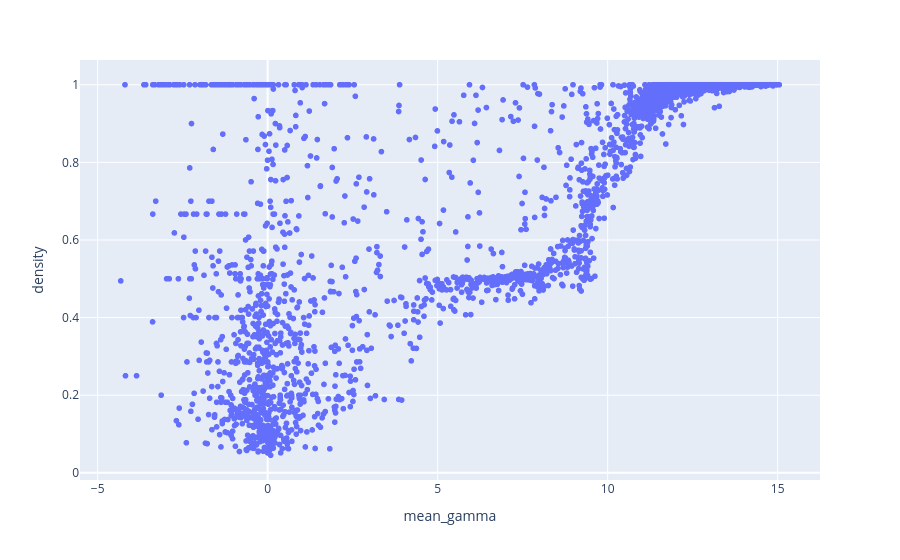

Here is the notebook cell this chart was saved with:
### Code cell
px.scatter(
    graphdf.filter(pl.col("wtime") > 5e6),
    x="mean_gamma",
    y="density"
)

### Figure 1 — Plotly figure (JSON) as saved in the notebook; plotly's stock layout.template omitted (floating-point values rounded to 4 significant figures; data arrays with more than 128 entries replaced by an {"elided": "..."} marker saying what was removed)
{"data": [{"hovertemplate": "mean_gamma=%{x}<br>density=%{y}<extra></extra>", "legendgroup": "", "marker": {"color": "#636efa", "symbol": "circle"}, "mode": "markers", "name": "", "showlegend": false, "type": "scattergl", "x": {"elided": "3104 float values"}, "xaxis": "x", "y": {"elided": "3104 float values"}, "yaxis": "y"}], "layout": {"legend": {"tracegroupgap": 0}, "margin": {"t": 60}, "xaxis": {"anchor": "y", "domain": [0, 1], "title": {"text": "mean_gamma"}}, "yaxis": {"anchor": "x", "domain": [0, 1], "title": {"text": "density"}}}}
